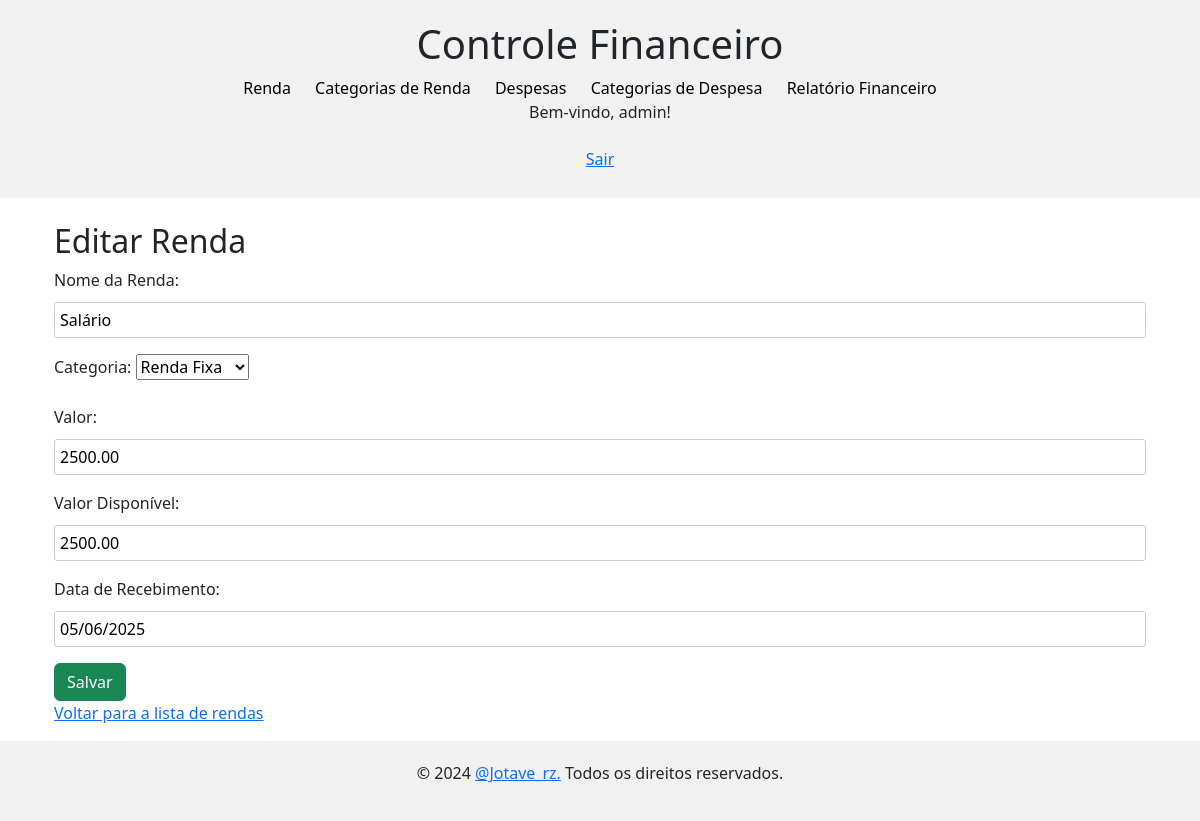
Page /renda/editar/1/ (signed in) on the committed database.
### renda/models.py (models this page shows, shortened)
class Renda(models.Model):
    user = models.ForeignKey(User, on_delete=models.CASCADE)
    nome = models.CharField(max_length=100, verbose_name="Nome da Renda")
    categoria = models.ForeignKey('categoria_renda.CategoriaRenda', on_delete=models.SET_NULL, null=True)
    valor = models.DecimalField(max_digits=10, decimal_places=2, verbose_name="Valor")
    valor_disponivel = models.DecimalField(max_digits=10, decimal_places=2, verbose_name="Valor Disponível", default=0.00)
    data_recebimento = models.DateField(verbose_name="Data de Recebimento")

### categoria_renda/models.py (models this page shows)
class CategoriaRenda(models.Model):
    user = models.ForeignKey(User, on_delete=models.CASCADE)
    nome = models.CharField(max_length=100)
    def __str__(self):
        return self.nome

### renda/views.py (the view)
# urls.py: path('editar/<int:pk>/', RendaUpdateView.as_view(), name='renda-update'),
class RendaUpdateView(UpdateView):
    model = Renda
    template_name = 'renda_form.html'
    form_class = RendaForm
    success_url = reverse_lazy('renda-list')
    def get_queryset(self):
        return Renda.objects.filter(user=self.request.user)
    def get_form_kwargs(self):
        kwargs = super().get_form_kwargs()
        kwargs['user'] = self.request.user
        return kwargs

### renda/forms.py
class RendaForm(forms.ModelForm):
    class Meta:
        model = Renda
        fields = ['nome', 'categoria', 'valor', 'valor_disponivel', 'data_recebimento']
    def __init__(self, *args, **kwargs):
        user = kwargs.pop('user')  # captura o user passado na view
        super().__init__(*args, **kwargs)
        self.fields['categoria'].queryset = CategoriaRenda.objects.filter(user=user)

### renda/templates/renda_form.html (shortened to what this page needs)
{% extends 'base.html' %}
{% block body %}
<h2>{% if form.instance.pk %}Editar{% else %}Criar{% endif %} Renda</h2>
        <form method="post">
            {{ form.as_p }}
            <button type="submit" class="btn btn-success">{% if form.instance.pk %}Salvar{% else %}Criar{% endif %}</button>
        </form>
        <a href="{% url 'renda-list' %}">Voltar para a lista de rendas</a>
        {% endblock %}

### financeiro/templates/base.html (shortened to what this page needs)
{% load static %}
<!DOCTYPE html>
<html lang="pt-BR">
<head>
    <link rel="stylesheet" href="{% static 'css/style.css' %}">
    <link href="https://cdn.jsdelivr.net/npm/bootstrap@5.3.3/dist/css/bootstrap.min.css" rel="stylesheet"
>
</head>
<body>
    <header>
        <div class="container">
            <a href="{% url 'home' %}" style="text-decoration: none; color: inherit;">
                <h1>Controle Financeiro</h1>
            </a>
            <nav>
                <ul>
                    <li><a href="{% url 'renda-list' %}">Renda</a></li>
                    <li><a href="{% url 'categoria-renda-list' %}">Categorias de Renda</a></li>
                    <li><a href="{% url 'despesa-list' %}">Despesas</a></li>
                    <li><a href="{% url 'categoria-despesa-list' %}">Categorias de Despesa</a></li>
                    <li><a href="{% url 'relatorio-financeiro' %}">Relatório Financeiro</a></li>
                </ul>
                {% if user.is_authenticated %}
                <p>Bem-vindo, {{ user.username }}!</p>
                <form method="post" action="{% url 'logout' %}">
                    <button type="submit" class="btn btn-link">Sair</button>
                </form>
                {% else %}
                <a href="{% url 'login' %}">Entrar</a>
                <a href="{% url 'register' %}">Registrar</a>
                {% endif %}
            </nav>
        </div>
    </header>
    <main class="container">
        <div class="container mt-4">
            {% block body %}
            {% endblock%}
        </div>
    </main>
    <footer style="margin-top: 1rem;">
        <div class="container">
            <p>&copy; 2024 <a href="https://www.instagram.com/jotave_rz/">@Jotave_rz.</a> Todos os direitos reservados.
            </p>
        </div>
    </footer>
</body>
</html>

### financeiro/templates/base.html (style rules this page uses)
body { font-family: Arial, sans-serif; }
header, footer { background-color: #f1f1f1; padding: 20px; }
header, footer .container { text-align: center; }
nav ul { list-style-type: none; margin: 0; padding: 0; }
nav ul li { display: inline-block; margin-right: 20px; }
nav ul li a { text-decoration: none; color: black; }
main { margin-top: 20px; }
label { display: block; margin-bottom: 10px; }
input { width: 100%; padding: 5px; margin-bottom: 10px; border: 1px solid #ccc; border-radius: 3px; }

### rows in the picture
Renda: nome "Salário", categoria "Renda Fixa", valor "2500.00", valor_disponivel "2500.00", data_recebimento "05/06/2025"

### other values in the picture
{{ user.username }} "admin"
